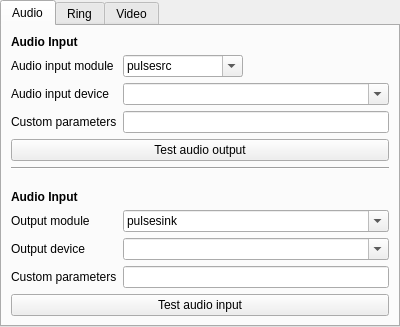
<?xml version="1.0" encoding="UTF-8"?>
<ui version="4.0">
 <class>MediaConfig</class>
 <widget class="QTabWidget" name="MediaConfig">
  <property name="geometry">
   <rect>
    <x>0</x>
    <y>0</y>
    <width>400</width>
    <height>327</height>
   </rect>
  </property>
  <property name="windowTitle">
   <string>TabWidget</string>
  </property>
  <property name="currentIndex">
   <number>0</number>
  </property>
  <widget class="QWidget" name="tabAudio">
   <attribute name="title">
    <string>Audio</string>
   </attribute>
   <layout class="QVBoxLayout" name="verticalLayout">
    <item>
     <widget class="QLabel" name="label_3">
      <property name="font">
       <font>
        <weight>75</weight>
        <bold>true</bold>
       </font>
      </property>
      <property name="text">
       <string>Audio Input</string>
      </property>
     </widget>
    </item>
    <item>
     <layout class="QFormLayout" name="formLayout">
      <property name="fieldGrowthPolicy">
       <enum>QFormLayout::ExpandingFieldsGrow</enum>
      </property>
      <item row="0" column="0">
       <widget class="QLabel" name="label">
        <property name="text">
         <string>Audio input module</string>
        </property>
       </widget>
      </item>
      <item row="0" column="1">
       <widget class="QComboBox" name="kcfg_AudioInputModule">
        <property name="sizePolicy">
         <sizepolicy hsizetype="Preferred" vsizetype="Fixed">
          <horstretch>0</horstretch>
          <verstretch>0</verstretch>
         </sizepolicy>
        </property>
        <property name="minimumSize">
         <size>
          <width>120</width>
          <height>0</height>
         </size>
        </property>
        <property name="editable">
         <bool>true</bool>
        </property>
        <item>
         <property name="text">
          <string>pulsesrc</string>
         </property>
        </item>
        <item>
         <property name="text">
          <string>alsasrc</string>
         </property>
        </item>
        <item>
         <property name="text">
          <string>osssrc</string>
         </property>
        </item>
        <item>
         <property name="text">
          <string>oss4src</string>
         </property>
        </item>
        <item>
         <property name="text">
          <string>audiotestsrc</string>
         </property>
        </item>
       </widget>
      </item>
      <item row="1" column="0">
       <widget class="QLabel" name="label_2">
        <property name="text">
         <string>Audio input device</string>
        </property>
       </widget>
      </item>
      <item row="1" column="1">
       <widget class="QComboBox" name="kcfg_audioInputDevice">
        <property name="sizePolicy">
         <sizepolicy hsizetype="MinimumExpanding" vsizetype="Fixed">
          <horstretch>0</horstretch>
          <verstretch>0</verstretch>
         </sizepolicy>
        </property>
        <property name="minimumSize">
         <size>
          <width>120</width>
          <height>0</height>
         </size>
        </property>
        <property name="editable">
         <bool>true</bool>
        </property>
       </widget>
      </item>
      <item row="2" column="0">
       <widget class="QLabel" name="label_7">
        <property name="text">
         <string>Custom parameters</string>
        </property>
       </widget>
      </item>
      <item row="2" column="1">
       <widget class="QLineEdit" name="kcfg_AudioInputParams"/>
      </item>
     </layout>
    </item>
    <item>
     <widget class="QPushButton" name="testAudioOutputBtn">
      <property name="text">
       <string>Test audio output</string>
      </property>
     </widget>
    </item>
    <item>
     <widget class="Line" name="line">
      <property name="orientation">
       <enum>Qt::Horizontal</enum>
      </property>
     </widget>
    </item>
    <item>
     <spacer name="verticalSpacer_2">
      <property name="orientation">
       <enum>Qt::Vertical</enum>
      </property>
      <property name="sizeType">
       <enum>QSizePolicy::Preferred</enum>
      </property>
      <property name="sizeHint" stdset="0">
       <size>
        <width>20</width>
        <height>40</height>
       </size>
      </property>
     </spacer>
    </item>
    <item>
     <widget class="QLabel" name="label_4">
      <property name="font">
       <font>
        <weight>75</weight>
        <bold>true</bold>
       </font>
      </property>
      <property name="text">
       <string>Audio Input</string>
      </property>
     </widget>
    </item>
    <item>
     <layout class="QFormLayout" name="formLayout_2">
      <item row="0" column="0">
       <widget class="QLabel" name="label_5">
        <property name="text">
         <string>Output module</string>
        </property>
       </widget>
      </item>
      <item row="1" column="0">
       <widget class="QLabel" name="label_6">
        <property name="text">
         <string>Output device</string>
        </property>
       </widget>
      </item>
      <item row="0" column="1">
       <widget class="QComboBox" name="kcfg_AudioOutputModule">
        <property name="sizePolicy">
         <sizepolicy hsizetype="Preferred" vsizetype="Fixed">
          <horstretch>0</horstretch>
          <verstretch>0</verstretch>
         </sizepolicy>
        </property>
        <property name="minimumSize">
         <size>
          <width>120</width>
          <height>0</height>
         </size>
        </property>
        <property name="editable">
         <bool>true</bool>
        </property>
        <item>
         <property name="text">
          <string>pulsesink</string>
         </property>
        </item>
        <item>
         <property name="text">
          <string>alsasink</string>
         </property>
        </item>
        <item>
         <property name="text">
          <string>osssink</string>
         </property>
        </item>
        <item>
         <property name="text">
          <string>oss4sink</string>
         </property>
        </item>
        <item>
         <property name="text">
          <string>fakesink</string>
         </property>
        </item>
       </widget>
      </item>
      <item row="1" column="1">
       <widget class="QComboBox" name="kcfg_AudioOutputDevice">
        <property name="sizePolicy">
         <sizepolicy hsizetype="Expanding" vsizetype="Fixed">
          <horstretch>0</horstretch>
          <verstretch>0</verstretch>
         </sizepolicy>
        </property>
        <property name="minimumSize">
         <size>
          <width>120</width>
          <height>0</height>
         </size>
        </property>
        <property name="editable">
         <bool>true</bool>
        </property>
       </widget>
      </item>
      <item row="2" column="0">
       <widget class="QLabel" name="label_8">
        <property name="text">
         <string>Custom parameters</string>
        </property>
       </widget>
      </item>
      <item row="2" column="1">
       <widget class="QLineEdit" name="kcfg_AudioOutputParams"/>
      </item>
     </layout>
    </item>
    <item>
     <widget class="QPushButton" name="testAudioInputBtn">
      <property name="text">
       <string>Test audio input</string>
      </property>
     </widget>
    </item>
   </layout>
  </widget>
  <widget class="QWidget" name="tabRing">
   <attribute name="title">
    <string>Ring</string>
   </attribute>
   <layout class="QVBoxLayout" name="verticalLayout_2">
    <item>
     <widget class="QLabel" name="label_9">
      <property name="font">
       <font>
        <weight>75</weight>
        <bold>true</bold>
       </font>
      </property>
      <property name="text">
       <string>Ring sound subsystem</string>
      </property>
     </widget>
    </item>
    <item>
     <layout class="QFormLayout" name="formLayout_3">
      <item row="0" column="0">
       <widget class="QLabel" name="label_10">
        <property name="text">
         <string>Audio ring module</string>
        </property>
       </widget>
      </item>
      <item row="0" column="1">
       <widget class="QComboBox" name="kcfg_AudioRingModule">
        <property name="editable">
         <bool>true</bool>
        </property>
        <item>
         <property name="text">
          <string>pulsesink</string>
         </property>
        </item>
        <item>
         <property name="text">
          <string>alsasink</string>
         </property>
        </item>
        <item>
         <property name="text">
          <string>ossink</string>
         </property>
        </item>
        <item>
         <property name="text">
          <string>oss4sink</string>
         </property>
        </item>
       </widget>
      </item>
      <item row="1" column="0">
       <widget class="QLabel" name="label_11">
        <property name="text">
         <string>Audio ring device</string>
        </property>
       </widget>
      </item>
      <item row="1" column="1">
       <widget class="QComboBox" name="kcfg_AudioRingDevice">
        <property name="sizePolicy">
         <sizepolicy hsizetype="MinimumExpanding" vsizetype="Fixed">
          <horstretch>0</horstretch>
          <verstretch>0</verstretch>
         </sizepolicy>
        </property>
        <property name="minimumSize">
         <size>
          <width>100</width>
          <height>0</height>
         </size>
        </property>
        <property name="editable">
         <bool>true</bool>
        </property>
       </widget>
      </item>
      <item row="2" column="1">
       <widget class="QCheckBox" name="kcfg_AudioRingLoud">
        <property name="text">
         <string>Use audio input</string>
        </property>
       </widget>
      </item>
      <item row="3" column="1">
       <widget class="QCheckBox" name="kcfg_AudioRingPopup">
        <property name="text">
         <string>Raise popup window</string>
        </property>
       </widget>
      </item>
     </layout>
    </item>
    <item>
     <widget class="QPushButton" name="testRingBtn">
      <property name="text">
       <string>Test ring</string>
      </property>
     </widget>
    </item>
    <item>
     <spacer name="verticalSpacer_3">
      <property name="orientation">
       <enum>Qt::Vertical</enum>
      </property>
      <property name="sizeHint" stdset="0">
       <size>
        <width>20</width>
        <height>40</height>
       </size>
      </property>
     </spacer>
    </item>
   </layout>
  </widget>
  <widget class="QWidget" name="tabVideo">
   <attribute name="title">
    <string>Video</string>
   </attribute>
   <layout class="QVBoxLayout" name="verticalLayout_3">
    <item>
     <layout class="QFormLayout" name="formLayout_4">
      <property name="fieldGrowthPolicy">
       <enum>QFormLayout::ExpandingFieldsGrow</enum>
      </property>
      <item row="0" column="0">
       <widget class="QLabel" name="label_12">
        <property name="text">
         <string>Video input module</string>
        </property>
       </widget>
      </item>
      <item row="0" column="1">
       <widget class="QComboBox" name="kcfg_VideoInputModule">
        <property name="editable">
         <bool>true</bool>
        </property>
        <item>
         <property name="text">
          <string>v4l2src</string>
         </property>
        </item>
        <item>
         <property name="text">
          <string>v4lsrc</string>
         </property>
        </item>
        <item>
         <property name="text">
          <string>ximagesrc</string>
         </property>
        </item>
       </widget>
      </item>
      <item row="1" column="0">
       <widget class="QLabel" name="label_13">
        <property name="text">
         <string>Video input device</string>
        </property>
       </widget>
      </item>
      <item row="1" column="1">
       <widget class="QComboBox" name="kcfg_VideoObjectDevice">
        <property name="sizePolicy">
         <sizepolicy hsizetype="MinimumExpanding" vsizetype="Fixed">
          <horstretch>0</horstretch>
          <verstretch>0</verstretch>
         </sizepolicy>
        </property>
        <property name="minimumSize">
         <size>
          <width>100</width>
          <height>0</height>
         </size>
        </property>
        <property name="editable">
         <bool>true</bool>
        </property>
       </widget>
      </item>
      <item row="2" column="0">
       <widget class="QLabel" name="label_14">
        <property name="text">
         <string>Video input parameters</string>
        </property>
       </widget>
      </item>
      <item row="2" column="1">
       <widget class="QLineEdit" name="kcfg_VideoInputParameters"/>
      </item>
      <item row="3" column="0">
       <spacer name="verticalSpacer">
        <property name="orientation">
         <enum>Qt::Vertical</enum>
        </property>
        <property name="sizeType">
         <enum>QSizePolicy::Preferred</enum>
        </property>
        <property name="sizeHint" stdset="0">
         <size>
          <width>20</width>
          <height>40</height>
         </size>
        </property>
       </spacer>
      </item>
      <item row="4" column="0">
       <widget class="QLabel" name="label_15">
        <property name="text">
         <string>Video output module</string>
        </property>
       </widget>
      </item>
      <item row="4" column="1">
       <widget class="QComboBox" name="kcfg_VideoOutputModule">
        <property name="editable">
         <bool>true</bool>
        </property>
        <item>
         <property name="text">
          <string>xvimagesink</string>
         </property>
        </item>
        <item>
         <property name="text">
          <string>ximagesink</string>
         </property>
        </item>
        <item>
         <property name="text">
          <string>v4l2sink</string>
         </property>
        </item>
       </widget>
      </item>
     </layout>
    </item>
    <item>
     <widget class="QFrame" name="frame">
      <property name="minimumSize">
       <size>
        <width>0</width>
        <height>0</height>
       </size>
      </property>
      <property name="baseSize">
       <size>
        <width>320</width>
        <height>240</height>
       </size>
      </property>
      <property name="frameShape">
       <enum>QFrame::StyledPanel</enum>
      </property>
      <property name="frameShadow">
       <enum>QFrame::Raised</enum>
      </property>
      <layout class="QHBoxLayout" name="horizontalLayout_2">
       <item>
        <widget class="QWidget" name="videoWidget" native="true">
         <property name="sizePolicy">
          <sizepolicy hsizetype="Maximum" vsizetype="Maximum">
           <horstretch>0</horstretch>
           <verstretch>0</verstretch>
          </sizepolicy>
         </property>
         <property name="minimumSize">
          <size>
           <width>160</width>
           <height>120</height>
          </size>
         </property>
         <property name="baseSize">
          <size>
           <width>320</width>
           <height>240</height>
          </size>
         </property>
        </widget>
       </item>
      </layout>
     </widget>
    </item>
   </layout>
  </widget>
 </widget>
 <resources/>
 <connections/>
</ui>
